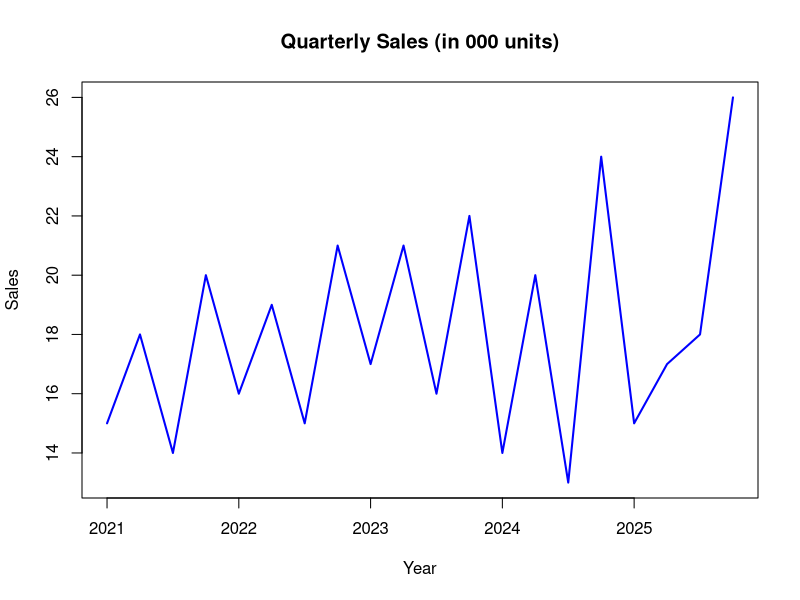
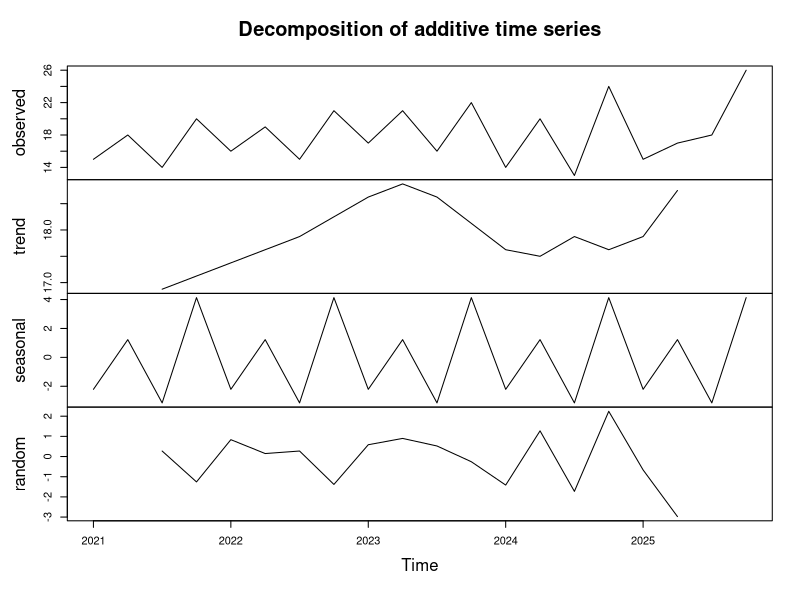
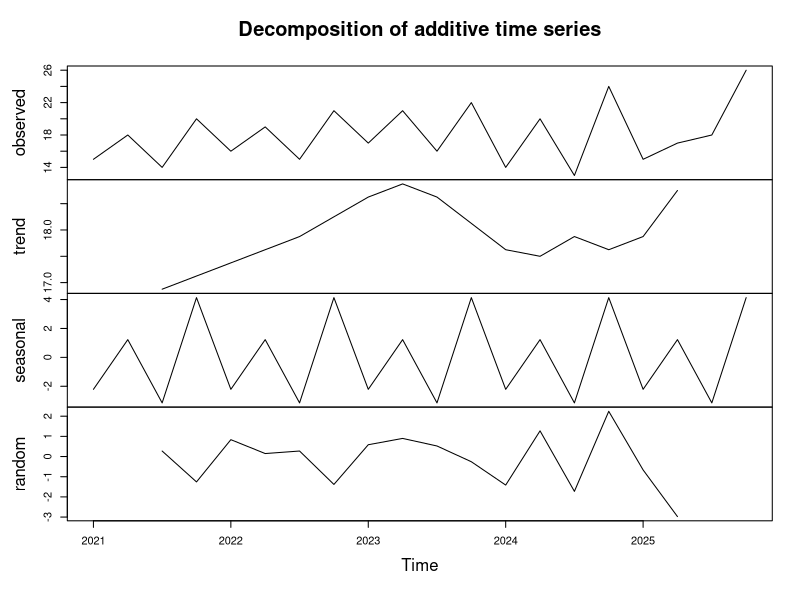

The R source for these figures, in order:
## ---- chunk 1
knitr::opts_chunk$set(echo = TRUE,number.lines = TRUE)
knitr::opts_chunk$set(comment = "")
## ---- chunk 2
# Loading necessary libraries
library(ggplot2)
library(zoo)         
library(dplyr)

# Data initialization
values <- c(15,18,14,20,16,19,15,21,17,21,16,22,14,20,13,24,15,17,18,26)

# Mean
mean_val <- mean(values)
mean_val

# Median
median_val <- median(values)
median_val

# Mode function
get_mode <- function(x) {
  ux <- unique(x)
  ux[which.max(tabulate(match(x, ux)))]
}
mode_val <- get_mode(values)
mode_val
## ---- chunk 3
# Population and Sample calculations
pop_var  <- mean((values - mean_val)^2)
pop_sd   <- sqrt(pop_var)

samp_var <- var(values)
samp_sd  <- sd(values)

pop_var; pop_sd
samp_var; samp_sd
## ---- chunk 4
# Time series Plot
tsq <- ts(values, start = c(2021,1), frequency = 4)
plot(tsq, col="blue", lwd=2, main="Quarterly Sales (in 000 units)",
     xlab="Year", ylab="Sales")
## ---- chunk 5
# Correlation value and optimal significance test
q1 <- c(15,16,17,14,15)
q2 <- c(18,19,21,20,17)

cor_val <- cor(q1, q2)
cor_val

cor.test(q1, q2)
## ---- chunk 6
# Paired t-test
q4 <- c(20,21,22,24,26)
t.test(q1, q4, paired = TRUE)
## ---- chunk 7
# One sample t-test
t.test(values, mu = 18)
## ---- chunk 8
# Additive Decomposition
dec_add <- decompose(tsq, type = "additive")
plot(dec_add)
## ---- chunk 9
# Multiplicative Decomposition
dec_add <- decompose(tsq, type = "additive")
plot(dec_add)
## ---- chunk 10
# Preparation of data
df <- data.frame(
  year = rep(2021:2025, each = 4),
  quarter = rep(paste0("Q",1:4), times = 5),
  value = values
)

# Ratio to Moving Average Seasonal Indices
ma4 <- rollmean(values, k = 4, align = "center", na.pad = TRUE)
df_ma <- df %>% mutate(ma = ma4, ratio = value/ma)

seasonal_rtma <- df_ma %>%
  filter(!is.na(ratio)) %>%
  group_by(quarter) %>%
  summarise(avg_ratio = mean(ratio))

seasonal_rtma$norm <- seasonal_rtma$avg_ratio / mean(seasonal_rtma$avg_ratio)
seasonal_rtma
## ---- chunk 11
# Ratio to trend Seasonal Indices
time_index <- 1:length(values)   # create time variable

model <- lm(values ~ time_index) # fit trend line
trend <- predict(model)

df_tr <- tibble(
  value = values,
  trend = trend,
  quarter = cycle(tsq)
)

df_tr <- df_tr %>% mutate(ratio = value / trend)

season_rt <- df_tr %>%
  group_by(quarter) %>%
  summarise(avg_ratio = mean(ratio))

season_rt$norm <- season_rt$avg_ratio / mean(season_rt$avg_ratio)
season_rt
